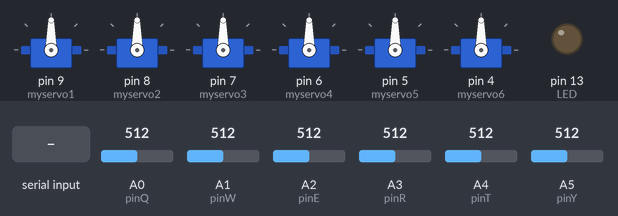
Bench run of a sketch on a simulated Arduino Mega 2560, built with avr-gcc and run on an emulated ATmega2560. Parts: 6 × servo, output pins drawn as LEDs (lit = HIGH). Inputs (shaded band) come from the test bench; at power-on: A0 (pinQ) = 512, A1 (pinW) = 512, A2 (pinE) = 512, A3 (pinR) = 512, A4 (pinT) = 512, A5 (pinY) = 512. What the sketch prints to the serial monitor is not drawn.

Above: at 1.2 s.
1.3 s: "t\n" received over Serial
At 2.1 s:
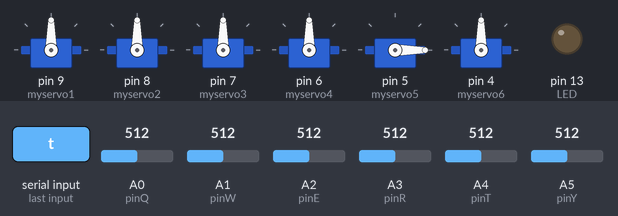
3.2 s: "e90\n" received over Serial
At 4.3 s:
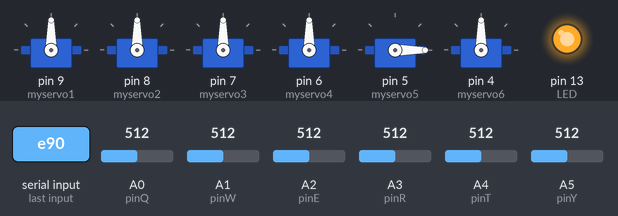
5.0 s: "y\n" received over Serial
At 6.5 s:
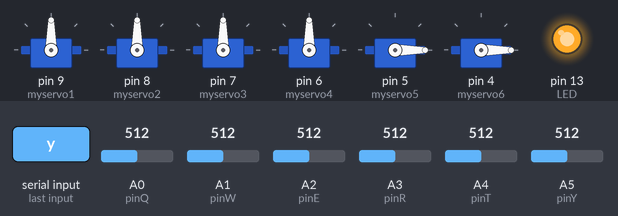
6.8 s: "a90\n" received over Serial
At 7.6 s:
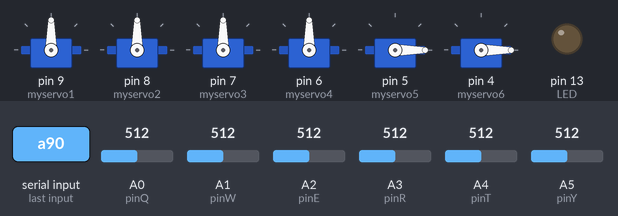
8.6 s: "q,45\n" received over Serial
At 9.8 s:
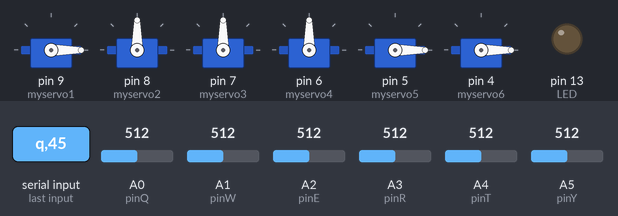
10.5 s: "e,45\n" received over Serial
At 11.5 s:
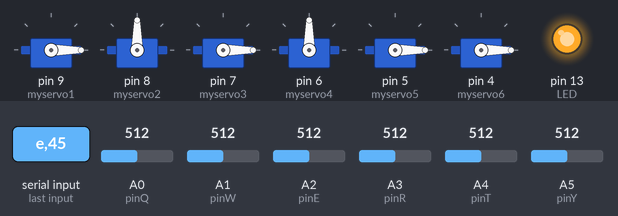
Timing chart, 0 to 13.4 s (numbered marks = the images above; inputs shaded):
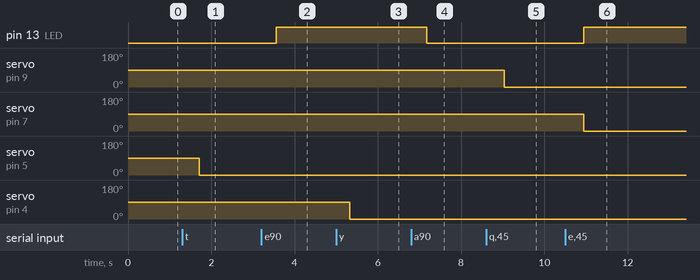

The sketch:

makina1.ino
```cpp
#include <Arduino.h>


/* entrada valor del servo
1º caracter motor
2,3,4 angulo de movimiento
*/
// http://diymakers.es/usando-el-puerto-serie-del-arduino/

#define LED 13

#include <Servo.h> 10

Servo myservo1;  // create servo object to control a servo
Servo myservo2;
Servo myservo3;
Servo myservo4;
Servo myservo5;
Servo myservo6;
                // a maximum of eight servo objects can be created
int mssg = 0; //variable para guardar el mensaje

char cadena[5]; //Creamos un array que almacenará los caracteres que escribiremos en la consola del PC. Le asignamos  un tope de caracteres, en este caso 30
char cadena2[5];
char char_angulo;  //angulo del servo
byte posicion=0;  //Variable para cambiar la posición de los caracteres del array
int valor_angulo;  //Variable del valor entero
 int i;
 int valor;
 int sw;

//Pulso servo
const int pulsoMin = 300;
const int pulsoMax = 3900;
//Pulso servo grande futuba
const int pulsoMin2 = 550;
const int pulsoMax2 = 3000;
// pulso MG996R digital
const int pulsoMin3 = 800;
const int pulsoMax3 = 2500;

int pinQ = A0;
int pinW = A1;
int pinE = A2;
int pinR = A3;
int pinT = A4;
int pinY = A5;

void setup()
{
  // myservo.attach(9);  // attaches the servo on pin 9 to the servo object
     myservo1.attach(9, pulsoMin, pulsoMax);  // Q attaches the servo on pin 9 to the servo object
     myservo2.attach(8, pulsoMin, pulsoMax);  // W attaches the servo on pin 9 to the servo object
     myservo3.attach(7, pulsoMin2, pulsoMax2);  // E attaches the servo on pin 9 to the servo object
     myservo4.attach(6, pulsoMin3, pulsoMax3);  // R attaches the servo on pin 9 to the servo object
     myservo5.attach(5, pulsoMin, pulsoMax);  // T attaches the servo on pin 9 to the servo object
     myservo6.attach(4, pulsoMin3, pulsoMax3);  // Y attaches the servo on pin 9 to the servo object


   pinMode(LED, OUTPUT); //establecemos 13 como salida
   Serial.begin(9600); //iniciando Serial
}

void loop()
{
   if(Serial.available()) //Nos dice si hay datos dentro del buffer
   {
      memset(cadena, 0,sizeof(cadena));//memset borra el contenido del array  "cadena" desde la posición 0 hasta el final sizeof
      memset(cadena2, 0,sizeof(cadena));//memset borra el contenido del array  "cadena" desde la posición 0 hasta el final sizeof

 //     mssg = Serial.read(); //leemos el serial
     while(Serial.available()>0) //Mientras haya datos en el buffer ejecuta la función
      {
        delay(50); //Poner un pequeño delay para mejorar la recepción de datos
        cadena[posicion]=Serial.read();//Lee un carácter del string "cadena" de la "posicion", luego lee el siguiente carácter con "posicion++"
        posicion++;
      }

         //Serial.println(mssg);
         //Serial.print(mssg);
         //Serial.write(mssg);
     //Serial.write(cadena[0]);
          // pasamos el resto de entrada a char_angulo para convertir a int
          //char_angulo = cadena[1];
      for (i = 1; i < sizeof(cadena) - 1; i++){
       // Serial.print(i, DEC);
       // Serial.print(" = ");
       // Serial.write(cadena[i]);
        //Serial.println();
        cadena2[i-1] = cadena[i];
      }


      //valor_angulo = cadena[1] + cadena[2] + cadena[3] ;
      valor_angulo = atoi(cadena2);
      //valor_angulo = cadena[2];

    //  myservo.write(valor_angulo);       // tell servo to go to position in variable 'pos'
    //delay(50);
      Serial.write( valor_angulo);
      //char_angulo[1] = cadena[2];
      //char_angulo[2] = cadena[3];
      //valor_angulo=atoi(char_angulo);//Convertimos la cadena de caracteres en enteros
      //Serial.write(valor_angulo +1);

 //myservo3.write(valor_angulo);
      if(cadena[0] == 'e')
      {
         digitalWrite(13, HIGH); //si entra una 'e' encendemos
         myservo3.write(valor_angulo);
         delay(50);
      }
      else if(cadena[0] == 'a')
      {
         digitalWrite(13, LOW); //si entra una 'a' apagamos
      }else if(cadena[0] == 'q')
      {
         myservo1.write(valor_angulo);       // tell servo to go to position in variable 'pos'
         delay(50);
      }else if(cadena[0] == 'w')
      {
        myservo2.write(valor_angulo);       // tell servo to go to position in variable 'pos'
        delay(50);
      }else if(cadena[0] == 'r')
      {
        myservo4.write(valor_angulo);       // tell servo to go to position in variable 'pos'
        delay(50);
       }else if(cadena[0] == 't')
      {
        myservo5.write(valor_angulo);       // tell servo to go to position in variable 'pos'
        delay(50);
      }else if(cadena[0] == 'y')
      {
        myservo6.write(valor_angulo);       // tell servo to go to position in variable 'pos'
        delay(50);
      }

      posicion=0;//Ponemos la posicion a 0
      //Serial.println(valor_angulo);   // saltamos linea
   }

   // mandamos el valor del puerto analogico

   //Serial.println(analogRead(pinA));
   sw = 0;
   if(analogRead(pinQ) >= 1) { sw = analogRead(pinQ); }
   if(analogRead(pinW) >= 1) { sw = analogRead(pinW); }
   if(analogRead(pinE) >= 1) { sw = analogRead(pinE); }
   if(analogRead(pinR) >= 1) { sw = analogRead(pinR); }
   if(analogRead(pinT) >= 1) { sw = analogRead(pinT); }
   if(analogRead(pinY) >= 1) { sw = analogRead(pinY); }
   Serial.println(analogRead(sw));
   Serial.println("\n");
   delay(400);
}
```

Measured:
- after the input at 1.3 s, servo on pin 5 (myservo5): 90° → 0° after 0.41 s
- after the input at 3.2 s, pin 13 (LED): LOW → HIGH after 0.36 s
- after the input at 5.0 s, servo on pin 4 (myservo6): 90° → 0° after 0.32 s
- after the input at 6.8 s, pin 13 (LED): HIGH → LOW after 0.38 s
- after the input at 8.6 s, servo on pin 9 (myservo1): 90° → 0° after 0.43 s
- after the input at 10.5 s, pin 13 (LED): LOW → HIGH after 0.44 s; servo on pin 7 (myservo3): 90° → 0° after 0.44 s
